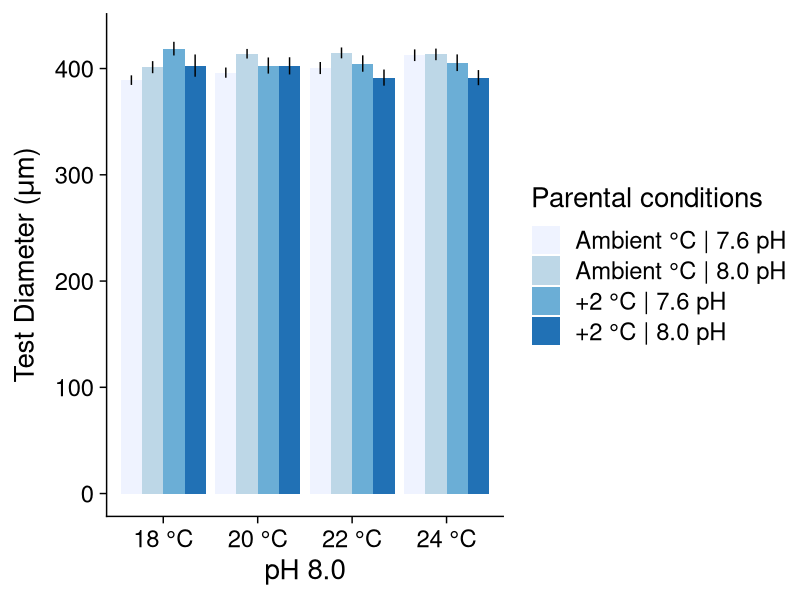

This chart was generated by the following R code: (Note: this script raises an error after producing the figure.)
# Script written by Januar Harianto

# Load main packages -----
library(tidyverse)

# Load data -----
dt <- readxl::read_excel("input/ch_larval/larval_growth_2015.xlsx") %>%
  mutate(parent_temp = factor(parent_temp)) %>%
  mutate(parent_ph = factor(parent_ph)) %>%
  print()

# Data wrangling -----

summdt <-
  dt %>%
  group_by(parent, parent_temp, parent_ph, f0_temp, f0_ph) %>%
  summarise(mean = mean(diameter_um),
            sd = sd(diameter_um),
            se = sd/sqrt(30)) %>%
  print()

## Filter out f0_ph

dta <-
  dt %>%
  filter(f0_ph == 8) %>%
  group_by(parent, parent_temp, parent_ph, f0_temp, f0_ph) %>%
  summarise(mean = mean(diameter_um),
            sd = sd(diameter_um),
            se = sd/sqrt(30)) %>%
  print()

dtb <-
  dt %>%
  filter(f0_ph == 7.6) %>%
  group_by(parent, parent_temp, parent_ph, f0_temp, f0_ph) %>%
  summarise(mean = mean(diameter_um),
            sd = sd(diameter_um),
            se = sd/sqrt(30)) %>%
  print()


## get summary

dta %>%
  group_by(f0_ph) %>%
  summarise(average = mean(mean),
    sd = sd(mean), 
    se = sd/sqrt(n())) 

dtb %>%
  group_by(f0_ph) %>%
  summarise(average = mean(mean), 
    sd = sd(mean),
    se = sd/sqrt(n()))

# Data plotting -----

# ggplot(summdt, aes(factor(f0_temp), mean, fill = parent)) +
#   geom_bar(stat = "identity", width = 1, position = position_dodge(1)) +
#   geom_errorbar(aes(ymax = mean + se, ymin = mean - se),
#                 position = position_dodge(1), width = 0) +
#   facet_wrap(~ f0_ph, strip.position = "bottom") +
#   theme(panel.spacing = unit(1, "lines"),
#         strip.background = element_blank(),
#         strip.placement = "outside") +
#   cowplot::theme_cowplot() +
#   scale_fill_brewer() +
#   geom_blank()

p1 <- ggplot(dta, aes(f0_temp, mean, fill = parent)) +
  geom_bar(stat = "identity", position = "dodge") +
  geom_errorbar(aes(ymax = mean + se, ymin = mean - se),
                position = position_dodge(.9), width = 0) +
  ylim(0, 430) +
  cowplot::theme_cowplot(font_size = 20) +
  scale_fill_brewer(name = "Parental conditions",
    labels = c(
      "Ambient °C | 7.6 pH",
      "Ambient °C | 8.0 pH",
      "+2 °C | 7.6 pH",
      "+2 °C | 8.0 pH")) +
  xlab("pH 8.0") +
  ylab(expression("Test Diameter (" *mu*m * ")")) +
  # fix legend
  geom_blank()
p1

p2 <- ggplot(dtb, aes(f0_temp, mean, fill = parent)) +
  geom_bar(stat = "identity", position = "dodge") +
  geom_errorbar(aes(ymax = mean + se, ymin = mean - se),
                position = position_dodge(.9), width = 0) +
  ylim(0, 430) +
  cowplot::theme_cowplot(font_size = 20) +
  scale_fill_brewer() +
  theme(axis.title.y=element_blank(), 
    axis.text.y=element_blank(),
    axis.ticks.y=element_blank(),
    # axis.ticks.x=element_blank(),
    panel.grid = element_blank()) +
  xlab("pH 7.6") +
  geom_blank()

# Data analysis -----
library(car) # For ANOVA type II and III
library(lme4) # For mixed models

lm(diameter_um ~ parent_temp*parent_ph*f0_temp*f0_ph, dt) %>%
  Anova(type = 3, contrasts = list(topic=contr.sum, sys=contr.sum))

lm(diameter_um ~ parent_temp + parent_ph + f0_temp + f0_ph, dt) %>%
  Anova()


# Refine plots if necessary and save -----
legend <- cowplot::get_legend(p1 + theme(legend.direction = "horizontal",
  legend.justification = "center", legend.box.just = "bottom"))

cp <- 
  cowplot::plot_grid(
    p1 + theme(legend.position = "none"), 
    p2 + theme(legend.position = "none"),
    ncol = 2)

cpl <- cowplot::plot_grid(cp, legend, ncol = 1, rel_heights = c(1, .05))

cowplot::save_plot(
  "figs/ch_larval/larvalgrowth.png", cpl,
  base_height = 12, base_width = 12
)
